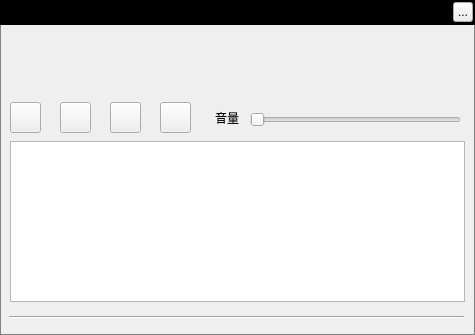
<?xml version="1.0" encoding="UTF-8"?>
<ui version="4.0">
 <class>MusicWebRadioWidget</class>
 <widget class="QWidget" name="MusicWebRadioWidget">
  <property name="geometry">
   <rect>
    <x>0</x>
    <y>0</y>
    <width>475</width>
    <height>335</height>
   </rect>
  </property>
  <property name="windowTitle">
   <string>MusicWebRadioWidget</string>
  </property>
  <property name="styleSheet">
   <string notr="true">#MusicWebRadioWidget{border:1px solid gray}</string>
  </property>
  <widget class="QLabel" name="topTitleBar">
   <property name="geometry">
    <rect>
     <x>0</x>
     <y>0</y>
     <width>475</width>
     <height>25</height>
    </rect>
   </property>
   <property name="styleSheet">
    <string notr="true">background:black</string>
   </property>
   <property name="text">
    <string/>
   </property>
  </widget>
  <widget class="QLabel" name="topTitleName">
   <property name="geometry">
    <rect>
     <x>10</x>
     <y>0</y>
     <width>111</width>
     <height>25</height>
    </rect>
   </property>
   <property name="styleSheet">
    <string notr="true">color:&quot;#FFFFFF&quot;;font-weight:bold</string>
   </property>
   <property name="text">
    <string>网络电台播放窗口</string>
   </property>
  </widget>
  <widget class="QToolButton" name="topTitleCloseButton">
   <property name="geometry">
    <rect>
     <x>453</x>
     <y>2</y>
     <width>20</width>
     <height>20</height>
    </rect>
   </property>
   <property name="text">
    <string>...</string>
   </property>
  </widget>
  <widget class="Line" name="line_2">
   <property name="geometry">
    <rect>
     <x>9</x>
     <y>315</y>
     <width>455</width>
     <height>5</height>
    </rect>
   </property>
   <property name="orientation">
    <enum>Qt::Horizontal</enum>
   </property>
  </widget>
  <widget class="QListWidget" name="listWidget">
   <property name="geometry">
    <rect>
     <x>10</x>
     <y>141</y>
     <width>455</width>
     <height>161</height>
    </rect>
   </property>
  </widget>
  <widget class="QLabel" name="movieLabel">
   <property name="geometry">
    <rect>
     <x>10</x>
     <y>35</y>
     <width>455</width>
     <height>60</height>
    </rect>
   </property>
   <property name="styleSheet">
    <string notr="true"/>
   </property>
   <property name="text">
    <string/>
   </property>
  </widget>
  <widget class="QPushButton" name="playButton">
   <property name="geometry">
    <rect>
     <x>10</x>
     <y>102</y>
     <width>31</width>
     <height>31</height>
    </rect>
   </property>
   <property name="text">
    <string/>
   </property>
  </widget>
  <widget class="QSlider" name="volumnSlider">
   <property name="geometry">
    <rect>
     <x>250</x>
     <y>110</y>
     <width>211</width>
     <height>20</height>
    </rect>
   </property>
   <property name="orientation">
    <enum>Qt::Horizontal</enum>
   </property>
  </widget>
  <widget class="QPushButton" name="stopButton">
   <property name="geometry">
    <rect>
     <x>60</x>
     <y>102</y>
     <width>31</width>
     <height>31</height>
    </rect>
   </property>
   <property name="text">
    <string/>
   </property>
  </widget>
  <widget class="QPushButton" name="colletButton">
   <property name="geometry">
    <rect>
     <x>110</x>
     <y>102</y>
     <width>31</width>
     <height>31</height>
    </rect>
   </property>
   <property name="text">
    <string/>
   </property>
  </widget>
  <widget class="QPushButton" name="discolletButton">
   <property name="geometry">
    <rect>
     <x>160</x>
     <y>102</y>
     <width>31</width>
     <height>31</height>
    </rect>
   </property>
   <property name="text">
    <string/>
   </property>
  </widget>
  <widget class="QLabel" name="label_2">
   <property name="geometry">
    <rect>
     <x>215</x>
     <y>110</y>
     <width>31</width>
     <height>16</height>
    </rect>
   </property>
   <property name="text">
    <string>音量</string>
   </property>
  </widget>
  <widget class="QLabel" name="stateLabel">
   <property name="geometry">
    <rect>
     <x>15</x>
     <y>40</y>
     <width>141</width>
     <height>16</height>
    </rect>
   </property>
   <property name="text">
    <string/>
   </property>
  </widget>
 </widget>
 <resources/>
 <connections/>
</ui>
